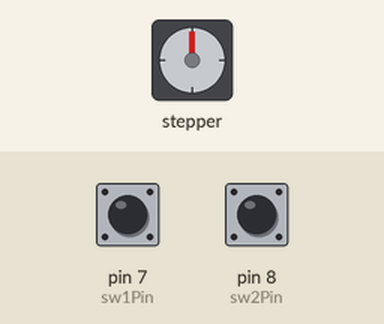
Bench run of a sketch on a simulated Arduino Uno, built with avr-gcc and run on an emulated ATmega328P. Shown: stepper motor. Wiring (inferred from the names in the program): stepper motor (2048 steps per turn assumed): coils pin 2, pin 3, pin 4, pin 5. Inputs (shaded band) come from the test bench; at power-on: pin 7 (sw1Pin) LOW, pin 8 (sw2Pin) LOW.

Above: at 1.2 s.
1.3 s: pin 7 (sw1Pin) pulled HIGH for 0.15 s
At 2.5 s:
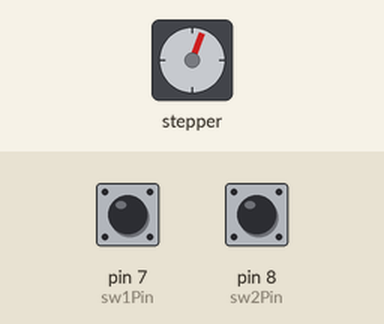
At 7.2 s:
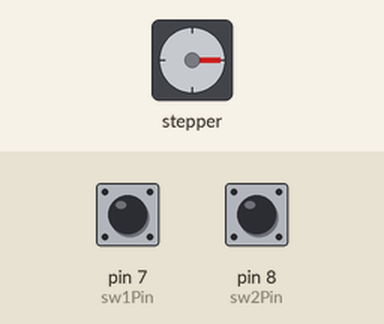
Timing chart, 0 to 15.3 s (numbered marks = the images above; inputs shaded):
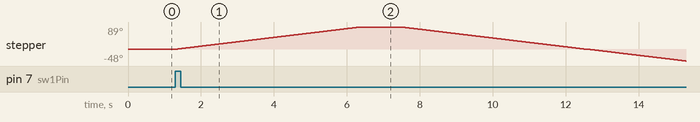

The sketch:

StepMotor_test2.ino
```cpp
const int steps[4] = {2, 3, 4, 5};
const int totalStepsCW = 128; // 256스텝 -> 90도
const int totalStepsCCW = 256; // 512스텝 -> 180도
const int circle = 512; // 1024스텝 -> 360도
int sw1Pin = 7, sw2Pin = 8;
const int stepPattern[4][4] = {{HIGH, HIGH, LOW, LOW}, {LOW, HIGH, HIGH, LOW}, {LOW, LOW, HIGH, HIGH}, {HIGH, LOW, LOW, HIGH}};
// 1스텝(0.176도) -> 신호를 계속 바꿔주며 반복해야 비로소 모터가 회전
// 2상 여자 구동 방식 -> 더 큰힘, 더 정밀해짐 , 전원 소모 크므로 외부 전원 연결 필요

void setup() { // 핀 모드 설정
  for (int i = 0; i < 4; i++) {
    pinMode(steps[i], OUTPUT);
  }
  pinMode(sw1Pin, INPUT);
  pinMode(sw2Pin, INPUT);
}

void setStep(int step) { // 모터 한 칸 움직이기
  for (int i = 0; i < 4; i++){
    digitalWrite(steps[i],stepPattern[step][i]);
  }
}

void moveMotorClockwise(int stepsCount) { // 정방향 한칸 회전
  for (int i = 0; i < stepsCount; i++) {
    for (int j = 0; j < 4; j++) {
      setStep(j);
      delay(10);
    }
  }
  stopMotor();
}

void moveMotorCounterClockwise(int stepsCount) { // 역방향 한칸 회전
  for (int i = 0; i < stepsCount; i++) {
    for (int j = 3; j >= 0; j--) {
      setStep(j);
      delay(10);
    }
  }
  stopMotor();
}

void stopMotor() { // 모터를 정지시키기 위해 모든 스텝 핀을 LOW로 설정
  for (int i = 0; i < 4; i++) {
    digitalWrite(steps[i], LOW);
  }
}

void loop() {
  int sw1 = digitalRead(sw1Pin); // 스위치1 핀 설정
  int sw2 = digitalRead(sw2Pin); // 스위치2 핀 설정

  if (sw1 == HIGH) { // 스위치1 누르면 정방향으로 90도, 역방향으로 180도 회전
    moveMotorClockwise(totalStepsCW);
    delay(1000);
    moveMotorCounterClockwise(totalStepsCCW);
    delay(1000);
  }
  else if (sw2 == HIGH) { // 스위치1 누르면 정방향으로 360도, 역방향으로 360도 회전
    moveMotorClockwise(circle);
    delay(1000);
    moveMotorCounterClockwise(circle);
    delay(1000);
  }
}
```

Measured:
- after the input at 1.3 s, stepper: turns 89° clockwise in 5.0 s, then 137° counter-clockwise in 7.8 s
